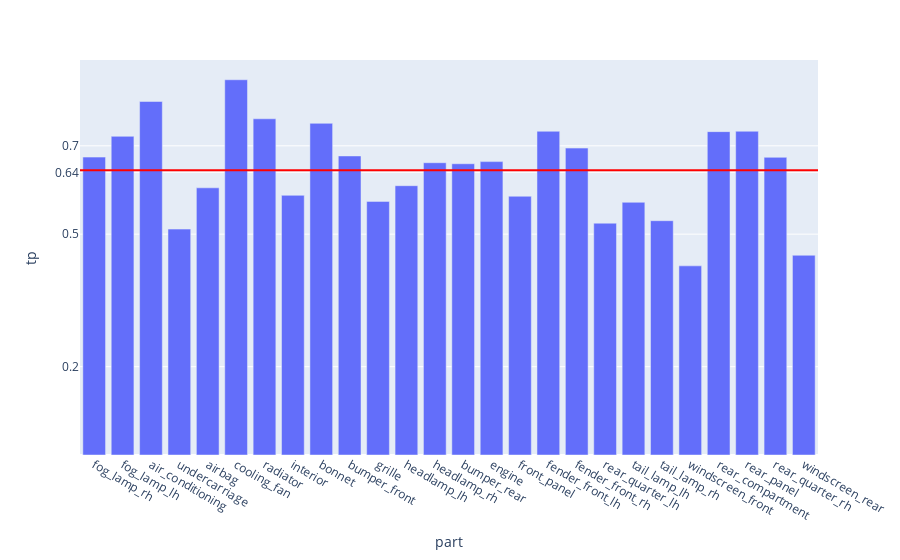

The notebook cell saved with this chart:
### Code cell
fig = px.bar(evalMetrics, x = 'part', y = 'tp')

fig.add_hline(y=avgTp, line_width=2, line_color="red")

fig.update_layout(
    yaxis = dict(
        tickmode = 'array',
        tickvals = [np.format_float_positional(avgTp, 2), 0.2, 0.5, 0.7],
    )
)
fig

### Figure 1 — Plotly figure (JSON) as saved in the notebook; plotly's stock layout.template omitted (floating-point values rounded to 4 significant figures)
{"data": [{"alignmentgroup": "True", "hovertemplate": "part=%{x}<br>tp=%{y}<extra></extra>", "legendgroup": "", "marker": {"color": "#636efa", "pattern": {"shape": ""}}, "name": "", "offsetgroup": "", "orientation": "v", "showlegend": false, "textposition": "auto", "type": "bar", "x": ["fog_lamp_rh", "fog_lamp_lh", "air_conditioning", "undercarriage", "airbag", "cooling_fan", "radiator", "interior", "bonnet", "bumper_front", "grille", "headlamp_lh", "headlamp_rh", "bumper_rear", "engine", "front_panel", "fender_front_lh", "fender_front_rh", "rear_quarter_lh", "tail_lamp_lh", "tail_lamp_rh", "windscreen_front", "rear_compartment", "rear_panel", "rear_quarter_rh", "windscreen_rear"], "xaxis": "x", "y": [0.6744, 0.7215, 0.8003, 0.5115, 0.6049, 0.8496, 0.7612, 0.5879, 0.7509, 0.6771, 0.5742, 0.6097, 0.6617, 0.6594, 0.6642, 0.5858, 0.7329, 0.6948, 0.5248, 0.5721, 0.5305, 0.4282, 0.7321, 0.733, 0.6739, 0.4522], "yaxis": "y"}], "layout": {"barmode": "relative", "legend": {"tracegroupgap": 0}, "margin": {"t": 60}, "shapes": [{"line": {"color": "red", "width": 2}, "type": "line", "x0": 0, "x1": 1, "xref": "x domain", "y0": 0.645, "y1": 0.645, "yref": "y"}], "xaxis": {"anchor": "y", "domain": [0, 1], "title": {"text": "part"}}, "yaxis": {"anchor": "x", "domain": [0, 1], "tickmode": "array", "tickvals": ["0.64", 0.2, 0.5, 0.7], "title": {"text": "tp"}}}}
